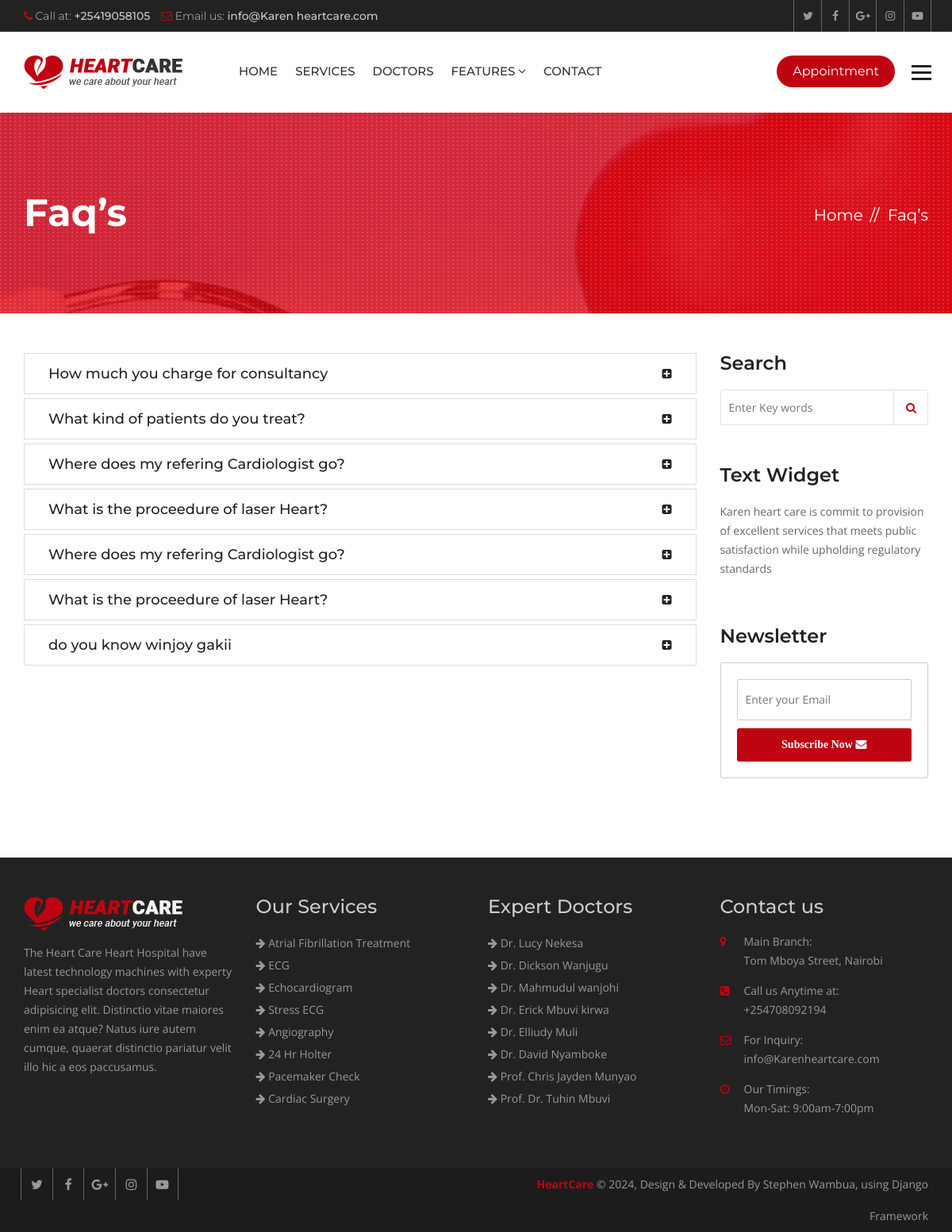
The page /faqs/ on the database its author committed.
### hospital/models.py (models this page shows, shortened)
class Faq(models.Model):
    question = models.CharField(max_length=120)
    answer = models.TextField()

class Service(models.Model):
    title = models.CharField(max_length=120)
    description = models.TextField()
    items = models.ManyToManyField(to='Item',)
    thumbnail = models.ImageField(upload_to='services/')
    cover = models.ImageField(upload_to='services/')
    image1 = models.ImageField(upload_to='services/', blank=True, null=True)
    image2 = models.ImageField(upload_to='services/', blank=True, null=True)

class Doctor(models.Model):
    name = models.CharField(max_length=120)
    speciality = models.CharField(max_length=120)
    picture = models.ImageField(upload_to="doctors/")
    details = models.TextField()
    experience = models.TextField()
    expertize = models.ManyToManyField(to='Expertize', related_name='doctors')
    twitter = models.CharField(max_length=120, blank=True, null=True)
    facebook = models.CharField(max_length=120, blank=True, null=True)
    instagram = models.CharField(max_length=120, blank=True, null=True)

### hospital/views.py (the view)
# urls.py: path('faqs/', views.FaqListView.as_view(), name="faqs"),
class FaqListView(ListView):
    template_name = 'hospital/faqs.html'
    queryset = Faq.objects.all()

### hospital/context_processors.py (called while the page is built)
def footer_content(request):
    services = Service.objects.all()
    doctors = Doctor.objects.all()
    context = {
        'services': services,
        'doctors': doctors
    }
    return context

### templates/hospital/faqs.html (shortened to what this page needs)
{% extends 'base.html' %}
{% block maincontent %}
<div class="inner-banner">
  <div class="container">
    <div class="row">
      <div class="col-md-7">
        <h1>Faq’s</h1>
      </div>
      <div class="col-md-5">
        <ol class="breadcrumb">
          <li><a href="{% url 'index' %}">Home</a></li>
          <li class="active">Faq’s</li>
        </ol>
      </div>
    </div>
  </div>
</div>
<div class="main-content">
  <section class="faqs">
    <div class="container">
      <div class="row">
        <div class="col-md-9">
          <div class="panel-group" id="accordion" role="tablist" aria-multiselectable="true">
            {% for faq in object_list %}
            <div class="panel panel-default">
              <div class="panel-heading" role="tab" id="heading{{ forloop.counter }}">
                <h4 class="panel-title"> <a class="collapsed" role="button" data-toggle="collapse"
                    data-parent="#accordion" href="#collapse{{ forloop.counter }}" aria-expanded="false"
                    aria-controls="collapse{{ forloop.counter }}">
                    {{ faq.question }}</a></h4>
              </div>
            </div>
            {% endfor %}
          </div>
        </div>
        <aside class="col-md-3">
          <div class="sidebar">
            <div class="widget search-widget">
              <h3>Search</h3>
              <form class="search-form">
                <input placeholder="Enter Key words" type="search">
                <button type="submit"><i class="fa fa-search" aria-hidden="true"></i></button>
              </form>
            </div>
            <div class="widget text-widget">
              <h3>Text Widget</h3>
              <p>Karen heart care is commit to provision of excellent services that meets public satisfaction while upholding regulatory standards</p>
            </div>
            <div class="widget newsletter-widget">
              <h3>Newsletter</h3>
              <form class="newsletter-form">
                <input placeholder="Enter your Email" type="email">
                <button type="submit">Subscribe Now <i class="fa fa-envelope" aria-hidden="true"></i></button>
              </form>
            </div>
          </div>
        </aside>
      </div>
    </div>
  </section>
</div>
{% endblock maincontent %}

### templates/partials/_footer.html
{% load static %}
<footer class="footer">
  <div class="footer-widgets">
    <div class="container">
      <div class="row">
        <div class="col-md-3 col-sm-6">
          <div class="widget"> <img class="ft-logo" src="{% static 'heartcare/images/footer-logo.png' %}" alt="">
            <p>The Heart Care Heart Hospital have latest technology machines with experty Heart specialist doctors
              consectetur adipisicing elit. Distinctio vitae maiores enim ea atque? Natus iure autem cumque, quaerat
              distinctio pariatur velit illo hic a eos paccusamus. </p>
          </div>
        </div>
        <div class="col-md-3 col-sm-6">
          <div class="widget">
            <h3>Our Services</h3>
            <ul>
              {% for service in services|slice:':8' %}
              <li><a href="{% url 'service_details' service.id %}"><i class="fa fa-arrow-right"></i>
                  {{service.title }}</a></li>
              {% endfor %}
            </ul>
          </div>
        </div>
        <div class="col-md-3 col-sm-6">
          <div class="widget">
            <h3>Expert Doctors</h3>
            <ul>
              {% for doctor in doctors|slice:':8' %}
              <li><a href="{% url 'doctor_details' doctor.id %}"><i class="fa fa-arrow-right"></i> {{ doctor.name }}</a>
              </li>
              {% endfor %}
            </ul>
          </div>
        </div>
        <div class="col-md-3 col-sm-6">
          <div class="widget">
            <h3>Contact us</h3>
            <address>
              <ul>
                <li> <span class="icon"><i class="fa fa-map-marker" aria-hidden="true"></i></span> <span
                    class="add-text"><strong>Main Branch:</strong> Tom Mboya Street, Nairobi</span> </li>
                <li> <span class="icon"><i class="fa fa-phone-square" aria-hidden="true"></i></span> <span
                    class="add-text"><strong>Call us Anytime at:</strong> +254708092194</span> </li>
                <li> <span class="icon"><i class="fa fa-envelope-o" aria-hidden="true"></i></span> <span
                    class="add-text"><strong>For Inquiry:</strong> info@Karenheartcare.com</span> </li>
                <li> <span class="icon"><i class="fa fa-clock-o" aria-hidden="true"></i></span> <span
                    class="add-text"><strong>Our Timings:</strong> Mon-Sat: 9:00am-7:00pm</span> </li>
              </ul>
            </address>
          </div>
        </div>
      </div>
    </div>
  </div>
  <div class="footer-cr">
    <div class="container">
      <div class="row">
        <div class="col-md-6">
          <div class="footer-social"> <a href="#"><i class="fa fa-twitter" aria-hidden="true"></i></a> <a href="#"><i
                class="fa fa-facebook" aria-hidden="true"></i></a> <a href="#"><i class="fa fa-google-plus"
                aria-hidden="true"></i></a> <a href="#"><i class="fa fa-instagram" aria-hidden="true"></i></a> <a
              href="#"><i class="fa fa-youtube-play" aria-hidden="true"></i></a>
          </div>
        </div>
        <div class="col-md-6">
          <p><strong>HeartCare</strong> © {% now 'Y' %}, Design & Developed By Stephen Wambua, using Django Framework</p>
        </div>
      </div>
    </div>
  </div>
</footer>

### heartcare/static/heartcare/css/custom.css (style rules this page uses)
html body { font-family: 'Open Sans', sans-serif; color: #777777; font-size: 14px; }
p { line-height: 24px; }
body h1, body h2, body h3, body h4, body h5, body h6 { font-family: 'Montserrat', sans-serif; margin: 0px; }
body h1 { font-size: 48px; }
body h3 { font-size: 24px; }
body h4 { font-size: 20px; }
.inner-banner { background: url(../images/inner.jpg) no-repeat top center; position: relative; width: 100%; float: left; padding: 100px 0 100px; background-color: #bf0311; z-index: 0; }
.inner-banner:after { background: url(../images/patt.png); position: absolute; left: 0; top: 0; content: ""; width: 100%; height: 100%; }
.inner-banner .container { position: relative; z-index: 99; }
.inner-banner h1 { color: #fff; font-weight: 700; }
.inner-banner .breadcrumb { text-align: right; background: none; padding: 0px; margin: 15px 0 0; }
.inner-banner .breadcrumb>li, .inner-banner .breadcrumb>li a { color: #fff; font-size: 20px; font-family: 'Montserrat', sans-serif; }
.inner-banner .breadcrumb>li+li::before { color: #fff; content: "// "; padding: 0 5px; }
.main-content { width: 100%; float: left; padding: 50px 0; }
.faqs .panel-default>.panel-heading { background: #ffffff none repeat scroll 0 0; border: 0 none; padding: 0 30px; position: relative; }
.faqs .panel-default>.panel-heading a { color: #222; display: block; }
.faqs .panel-default>.panel-heading a.collapsed { color: #222; }
.faqs .panel-default>.panel-heading a::after { color: #bf0311; content: "\f146"; font-family: FontAwesome; font-size: 14px; position: absolute; right: 30px; top: 0; }
.faqs .panel-default>.panel-heading a.collapsed::after { color: #222; content: "\f0fe"; font-family: FontAwesome; font-size: 14px; position: absolute; right: 30px; top: 0; }
.faqs .panel-default>.panel-heading h4 { font-weight: 500; line-height: 50px; font-size: 18px; }
.faqs .panel-default>.panel-heading h4 a { color: #bf0311; }
.faqs .panel-group .panel { border-radius: 0; box-shadow: none; }
.footer { width: 100%; float: left; background: #222222; padding: 50px 0 0 0; }
.footer .widget { width: 100%; float: left; margin: 0 0 50px; }
.footer .widget ul { margin: 0px; padding: 0px; list-style: none; }
.footer .widget li { line-height: 28px; color: #999999; }
.footer .widget a { color: #999; }
.footer .widget h3 { margin: 0 0 20px; color: #cccccc; line-height: 24px; }
.ft-logo { margin-bottom: 16px; max-width: 100%; height: auto; }
.footer .widget p { line-height: 24px; color: #999999; }
.footer .widget address li { float: left; line-height: 24px; margin-bottom: 14px; width: 100%; }
.widget address .icon { width: 30px; float: left; color: #bf0311; }
.widget address .add-text { float: left; width: 80%; }
.widget address .add-text>strong { display: block; font-weight: 400; }
.footer-cr { width: 100%; float: left; clear: both; background: #1c1c1c; }
.footer-cr p { margin: 0px; line-height: 40px; color: #999999; text-align: right; }
.footer-cr p strong { color: #bf0311; }
.footer-social a { border-left: 1px solid #666666; color: #999999; display: inline-block; font-size: 16px; line-height: 40px; margin-left: -4px; text-align: center; width: 40px; }
.footer-social a:last-child { border-right: 1px solid #666666; }
.sidebar .widget { float: left; margin-bottom: 50px; width: 100%; }
.sidebar .widget h3 { color: #222222; font-size: 24px; font-weight: 600; margin: 0 0 20px; }
.search-form { overflow: hidden; position: relative; width: 100%; }
.search-form input { border: 1px solid #e1e1e1; border-radius: 2px; height: 45px; padding: 0 10px; width: 100%; }
.search-form button { -moz-border-bottom-colors: none; -moz-border-left-colors: none; -moz-border-right-colors: none; -moz-border-top-colors: none; background: rgba(0, 0, 0, 0) none repeat scroll 0 0; border-color: currentcolor currentcolor currentcolor #e1e1e1; border-image: none; border-style: none none none solid; border-width: 0 0 0 1px; color: #666666; height: 45px; line-height: 45px; padding: 0 15px; position: absolute; right: 0; top: 0; }
.sidebar .text-widget p { color: #666666; line-height: 24px; }
.newsletter-form { background: #fff; border-radius: 2px; padding: 20px; border: 1px solid #ccc; }
.newsletter-form input { border: 1px solid #cccccc; border-radius: 2px; line-height: 50px; padding: 0 10px; width: 100%; }
.newsletter-form button { border: 0 none; border-radius: 3px; color: #ffffff; font-family: "Roboto Slab", serif; font-weight: 700; line-height: 40px; margin-top: 10px; text-align: center; width: 100%; }

### rows shown on the page
Faq: question "How much you charge for consultancy"
Faq: question "What kind of patients do you treat?"
Faq: question "Where does my refering Cardiologist go?"
Faq: question "What is the proceedure of laser Heart?"
Faq: question "Where does my refering Cardiologist go?"
Faq: question "What is the proceedure of laser Heart?"
Faq: question "do you know winjoy gakii"
Service: title "Atrial Fibrillation Treatment"
Service: title "ECG"
Service: title "Echocardiogram"
Service: title "Stress ECG"
Service: title "Angiography"
Service: title "24 Hr Holter"
Service: title "Pacemaker Check"
Service: title "Cardiac Surgery"
Doctor: name "Dr. Lucy Nekesa"
Doctor: name "Dr. Dickson Wanjugu"
Doctor: name "Dr. Mahmudul wanjohi"
Doctor: name "Dr. Erick Mbuvi kirwa"
Doctor: name "Dr. Elliudy Muli"
Doctor: name "Dr. David Nyamboke"
Doctor: name "Prof. Chris Jayden Munyao"
Doctor: name "Prof. Dr. Tuhin Mbuvi"
